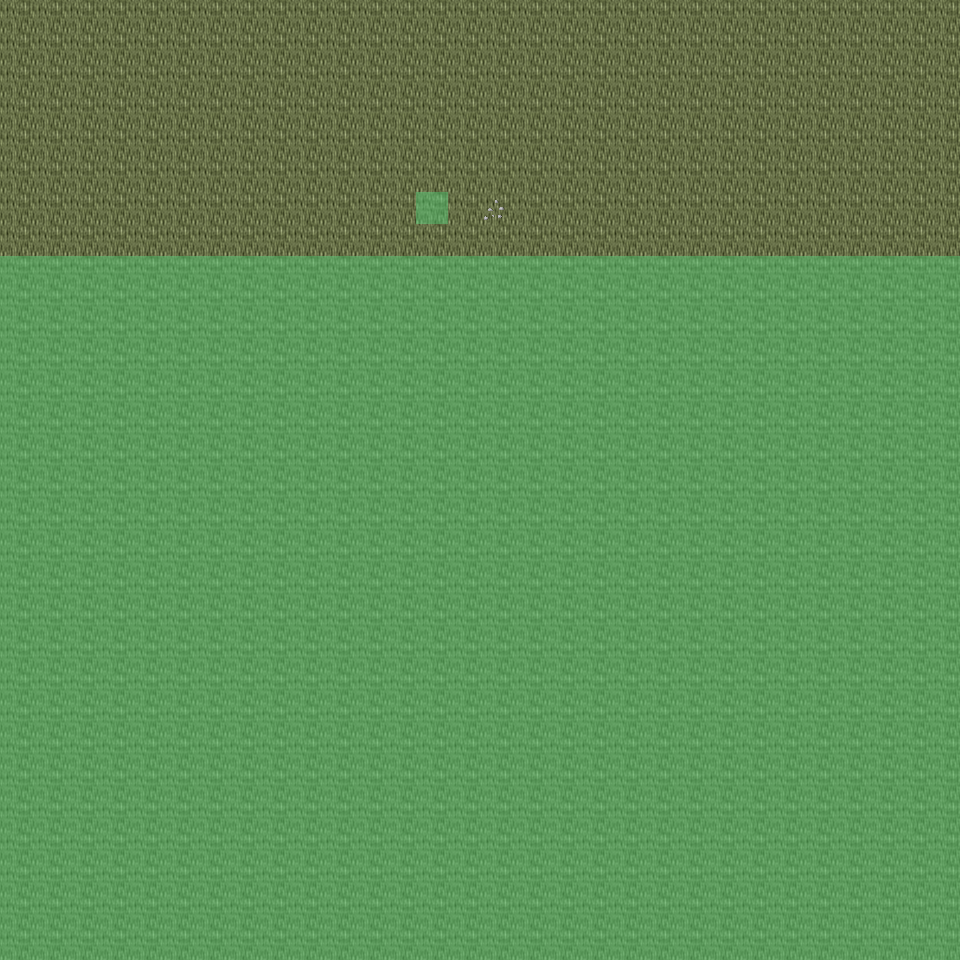

A 2D game scene composited from a Tiled map and its tileset images. What follows is a short description and the map's XML, with each tile layer's data collapsed to a summary:
An orthogonal 30x30 tile map with 32x32 px tiles, 6 tile layers (Ground, Object, Object2, Above, ...), 21 tilesets and 3 objects (3x mapchange).

<map version="1.0" orientation="orthogonal" renderorder="right-down" width="30" height="30" tilewidth="32" tileheight="32" nextobjectid="4">
  <tileset firstgid="1" name="tileset_ground_ground" tilewidth="32" tileheight="32" tilecount="33" columns="3">
    <image source="../drawable/tileset_ground_ground.png" width="96" height="352" />
  </tileset>
  <tileset firstgid="34" name="tileset_ground_ridge_earth_dark" tilewidth="32" tileheight="32" tilecount="96" columns="12">
    <image source="../drawable/tileset_ground_ridge_earth_dark.png" width="384" height="256" />
  </tileset>
  <tileset firstgid="130" name="tileset_logic_collision" tilewidth="32" tileheight="32" tilecount="1" columns="1">
    <image source="../drawable/tileset_logic_collision.png" width="32" height="32" />
  </tileset>
  <tileset firstgid="131" name="tileset_ground_earth_edges" tilewidth="32" tileheight="32" tilecount="18" columns="6">
    <image source="../drawable/tileset_ground_earth_edges.png" width="192" height="96" />
  </tileset>
  <tileset firstgid="149" name="tileset_plant_grasses" tilewidth="32" tileheight="32" tilecount="6" columns="3">
    <image source="../drawable/tileset_plant_grasses.png" width="96" height="64" />
  </tileset>
  <tileset firstgid="155" name="tileset_ground_earth_edges_yellowgreen" tilewidth="32" tileheight="32" tilecount="15" columns="5">
    <image source="../drawable/tileset_ground_earth_edges_yellowgreen.png" width="160" height="96" />
  </tileset>
  <tileset firstgid="170" name="tileset_ground_grass_corners" tilewidth="32" tileheight="32" tilecount="24" columns="6">
    <image source="../drawable/tileset_ground_grass_corners.png" width="192" height="128" />
  </tileset>
  <tileset firstgid="194" name="tileset_plant_tree_tree_darkgreen" tilewidth="32" tileheight="32" tilecount="88" columns="8">
    <image source="../drawable/tileset_plant_tree_tree_darkgreen.png" width="256" height="352" />
  </tileset>
  <tileset firstgid="282" name="tileset_plant_tree_evergreen" tilewidth="32" tileheight="32" tilecount="36" columns="3">
    <image source="../drawable/tileset_plant_tree_evergreen.png" width="96" height="384" />
  </tileset>
  <tileset firstgid="318" name="tileset_plant_bush_various_small" tilewidth="32" tileheight="32" tilecount="9" columns="3">
    <image source="../drawable/tileset_plant_bush_various_small.png" width="96" height="96" />
  </tileset>
  <tileset firstgid="327" name="tileset_plant_bush_bushes" tilewidth="32" tileheight="32" tilecount="10" columns="5">
    <image source="../drawable/tileset_plant_bush_bushes.png" width="160" height="64" />
  </tileset>
  <tileset firstgid="337" name="tileset_building_decoration_rocks" tilewidth="32" tileheight="32" tilecount="6" columns="3">
    <image source="../drawable/tileset_building_decoration_rocks.png" width="96" height="64" />
  </tileset>
  <tileset firstgid="343" name="tileset_ground_stonecircle" tilewidth="32" tileheight="32" tilecount="81" columns="9">
    <image source="../drawable/tileset_ground_stonecircle.png" width="288" height="288" />
  </tileset>
  <tileset firstgid="424" name="tileset_ground_rock_rocks" tilewidth="32" tileheight="32" tilecount="4" columns="2">
    <image source="../drawable/tileset_ground_rock_rocks.png" width="64" height="64" />
  </tileset>
  <tileset firstgid="428" name="tileset_building_decoration_orbpedestal" tilewidth="32" tileheight="32" tilecount="2" columns="1">
    <image source="../drawable/tileset_building_decoration_orbpedestal.png" width="32" height="64" />
  </tileset>
  <tileset firstgid="430" name="tileset_building_house_chalet" tilewidth="32" tileheight="32" tilecount="56" columns="7">
    <image source="../drawable/tileset_building_house_chalet.png" width="224" height="256" />
  </tileset>
  <tileset firstgid="486" name="tileset_building_tower_chalet" tilewidth="32" tileheight="32" tilecount="16" columns="2">
    <image source="../drawable/tileset_building_tower_chalet.png" width="64" height="256" />
  </tileset>
  <tileset firstgid="502" name="tileset_plant_bush_bush_pinks" tilewidth="32" tileheight="32" tilecount="4" columns="2">
    <image source="../drawable/tileset_plant_bush_bush_pinks.png" width="64" height="64" />
  </tileset>
  <tileset firstgid="506" name="tileset_ground_dry_grass" tilewidth="32" tileheight="32" tilecount="54" columns="9">
    <image source="../drawable/tileset_ground_dry_grass.png" width="288" height="192" />
  </tileset>
  <tileset firstgid="560" name="tileset_object_rock_pillars_stone" tilewidth="32" tileheight="32" tilecount="36" columns="6">
    <image source="../drawable/tileset_object_rock_pillars_stone.png" width="192" height="192" />
  </tileset>
  <tileset firstgid="596" name="tileset_building_door_brown_door" tilewidth="32" tileheight="32" tilecount="3" columns="1">
    <image source="../drawable/tileset_building_door_brown_door.png" width="32" height="96" />
  </tileset>
  <layer name="Ground" width="30" height="30">
    <data>[900 cells, 240 non-empty, 1 distinct tile ids]</data>
  </layer>
  <layer name="Object" width="30" height="30">
    <data>[900 cells, 2 non-empty, 2 distinct tile ids]</data>
  </layer>
  <layer name="Object2" width="30" height="30">
    <data>[900 cells, 0 non-empty, 0 distinct tile ids]</data>
  </layer>
  <layer name="Above" width="30" height="30">
    <data>[900 cells, 0 non-empty, 0 distinct tile ids]</data>
  </layer>
  <layer name="Above2" width="30" height="30">
    <data>[900 cells, 0 non-empty, 0 distinct tile ids]</data>
  </layer>
  <layer name="Walkable" width="30" height="30">
    <data>[900 cells, 661 non-empty, 1 distinct tile ids]</data>
  </layer>
  <objectgroup name="MapEvents">
    <object id="1" name="north" type="mapchange" x="0" y="0" width="960" height="32">
      <properties>
        <property name="map" value="0_ados_mountain_n2_w2_x0_y3" />
        <property name="place" value="south" />
      </properties>
    </object>
    <object id="2" name="west" type="mapchange" x="0" y="0" width="32" height="256">
      <properties>
        <property name="map" value="0_deniran_forest_n2_w_x0_y4" />
        <property name="place" value="east" />
      </properties>
    </object>
    <object id="3" name="east" type="mapchange" x="928" y="0" width="32" height="256">
      <properties>
        <property name="map" value="0_ados_mountain_n2_w2_x1_y4" />
        <property name="place" value="west" />
      </properties>
    </object>
  </objectgroup>
</map>
